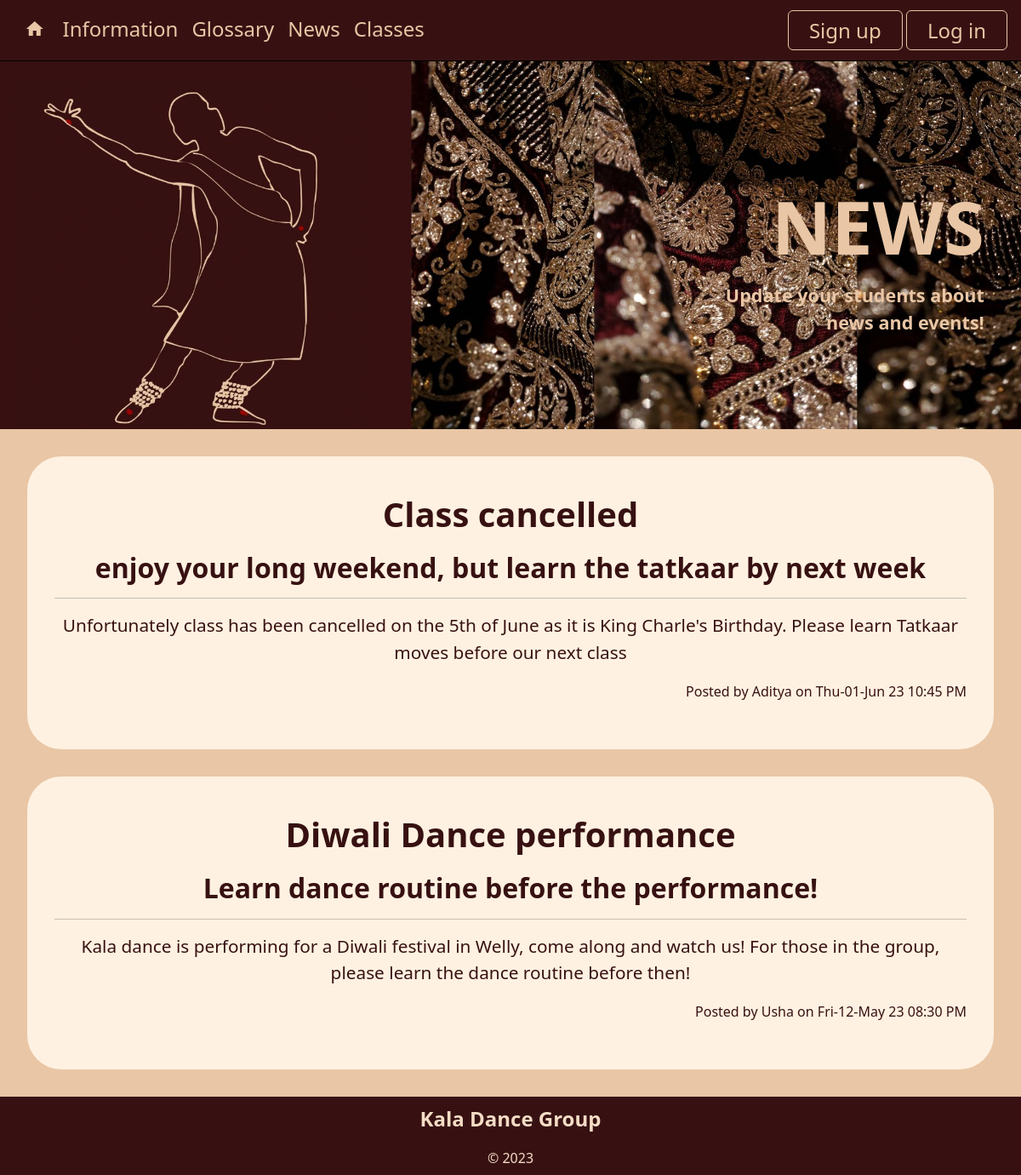
Page /news on the committed database.
### tables this page shows
CREATE TABLE news(
    news_id integer primary key autoincrement,
    title text not null unique,
    subtitle text not null unique,
    content text not null unique,
    newsdate date not null,
    member_id integer not null,
    foreign key(member_id) references member(member_id)
);

CREATE TABLE member(
    member_id integer primary key autoincrement,
    firstname text not null,
    surname text not null,
    email text  not null unique,
    age_group text not null,
    about_me text,
    password text not null,
    authorisation integer not null
);

### server.py (the view)
@app.route('/news')
def news():
    sql = """ select news.news_id, news.title, news.subtitle, news.content, news.newsdate, member.firstname
    from news
    join member on news.member_id = member.member_id
    order by news.newsdate desc;
    """
    result = run_search_query_tuples(sql, (), db_path, True)
    print(result)
    return render_template("news.html", news=result)

### db_function.py (called while the page is built)
def run_search_query_tuples(sql_query,values_tuple, file_path, rowfactory=False):
    result = None
    try:
        db = sqlite3.connect(file_path)
        if rowfactory:
            db.row_factory = sqlite3.Row
        cursor = db.cursor()
        cursor.execute(sql_query,values_tuple)
        result = cursor.fetchall()
        cursor.close()
    except sqlite3.Error as error:
        print("Error running search query tuples: {}".format(error))
        return None
    db.close()
    if result is None:
        print("No search values were found")
    return result

### server.py (called while the page is built)
@app.template_filter()
def news_date(sqlite_dt):
    x = datetime.strptime(sqlite_dt, '%Y-%m-%d %H:%M:%S')
    return x.strftime('%a-%d-%b %y %I:%M %p')

### templates/news.html (shortened to what this page needs)
{% extends "layout.html" %}
{% block smallbanner %}
static/images/News.jpg
{% endblock %}
{% block smallheader %}
NEWS
{% endblock %}
{% block smallquote %}
Update your students about <br>
news and events!
{% endblock %}
{% block content %}
{% for row in news %}
<div class="container_round">
    <h2>{{ row['title'] }}</h2>
    <h3 class="subtitle">{{ row['subtitle'] }}</h3>
    <hr>
    <p class="big-text">{{ row['content'] }}</p>
    <div class="meta text-end">Posted by {{ row['firstname'] }} on {{ row['newsdate'] | news_date}}</div>
    <div class="text-end meta">
    </div>
</div>
{% endfor %}
{% endblock %}

### static/StyleSheet.css (style rules this page uses)
:root { --beige: rgb(233, 198, 165); --almond: rgb(255, 241, 225); --light-beige: rgb(245, 220, 197); --maroon: rgb(55, 17, 18); --light-maroon: rgb(100, 6, 17); }
body { font-family: 'Noto Sans', sans-serif; font-size: 100%; background-color: var(--beige); }
h2 { font-size: 2.5em; text-align: center; font-weight: 600; padding: 0.3em 0; color: var(--maroon); }
h3 { font-size: 2em; text-align: center; font-weight: 600; margin: 0; color: var(--maroon); }
.container_round { background-color: var(--almond); margin: 2em 2em; padding: 2em 2em; border-radius: 40px; }
.big-text { font-size: 1.3em; text-align: center; font-weight: 500; margin: 0; color: var(--maroon); padding-bottom: 0.5em; }
.meta { font-size: 1em; padding: 0.5em 0; color: var(--maroon); }

### rows in the picture
news: title "Class cancelled", subtitle "enjoy your long weekend, but learn the tatkaar by next week", content "Unfortunately class has been cancelled on the 5th of June as it is King Charle's Birthday. Please learn Tatkaar moves before our next class", firstname "Aditya", newsdate|news_date "Thu-01-Jun 23 10:45 PM"
news: title "Diwali Dance performance", subtitle "Learn dance routine before the performance!", content "Kala dance is performing for a Diwali festival in Welly, come along and watch us! For those in the group, please learn the dance routine before then!", firstname "Usha", newsdate|news_date "Fri-12-May 23 08:30 PM"
